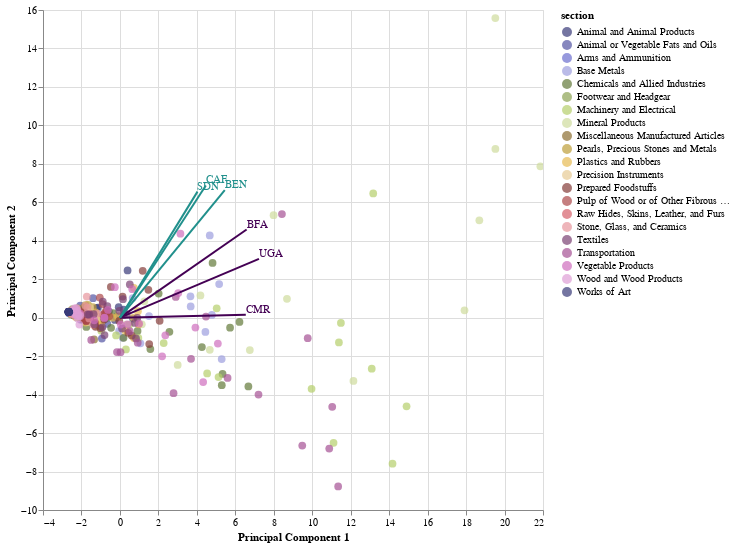

Write notebook code for a chart like this one.
### Code cell
biplot_PCA(country_features, 10, 1, 2, obs='section', show_loadings=True)

### Figure 1 — Vega-Lite specification as saved in the notebook (floating-point values rounded to 4 significant figures; data arrays with more than 128 entries replaced by an {"elided": "..."} marker saying what was removed)
{"config": {"view": {"continuousWidth": 400, "continuousHeight": 300}}, "layer": [{"data": {"name": "data-b50e50a4d8a2dcb98e33d9a3cbfa6eca"}, "mark": {"type": "circle", "size": 60}, "encoding": {"color": {"type": "nominal", "field": "section", "legend": {"orient": "right"}, "scale": {"scheme": "category20b"}}, "tooltip": [{"type": "nominal", "field": "section"}, {"type": "nominal", "field": "year"}], "x": {"type": "quantitative", "axis": {"title": "Principal Component 1"}, "field": "PC1"}, "y": {"type": "quantitative", "axis": {"title": "Principal Component 2"}, "field": "PC2"}}, "selection": {"selector004": {"type": "interval", "bind": "scales", "encodings": ["x", "y"]}}}, {"data": {"name": "data-91f513b7f776fc8a465410cb55f80e94"}, "mark": {"type": "line", "color": "#440154FF"}, "encoding": {"detail": {"type": "nominal", "field": "index"}, "x": {"type": "quantitative", "field": "PC1"}, "y": {"type": "quantitative", "field": "PC2"}}, "height": 500, "width": 500}, {"data": {"name": "data-84cf0bc02c81da2ecf9c31ffbd080632"}, "mark": {"type": "line", "color": "#21908CFF"}, "encoding": {"detail": {"type": "nominal", "field": "index"}, "x": {"type": "quantitative", "field": "PC1"}, "y": {"type": "quantitative", "field": "PC2"}}, "height": 500, "width": 500}, {"data": {"name": "data-37ca2043fd7d54071a2df82468ae82ea"}, "mark": {"type": "text", "align": "left", "baseline": "bottom", "color": "#440154FF"}, "encoding": {"text": {"type": "nominal", "field": "index"}, "x": {"type": "quantitative", "field": "PC1"}, "y": {"type": "quantitative", "field": "PC2"}}}, {"data": {"name": "data-6499f6438574d5270ea606691b3eff27"}, "mark": {"type": "text", "align": "left", "baseline": "bottom", "color": "#21908CFF"}, "encoding": {"text": {"type": "nominal", "field": "index"}, "x": {"type": "quantitative", "field": "PC1"}, "y": {"type": "quantitative", "field": "PC2"}}}], "$schema": "https://vega.github.io/schema/vega-lite/v4.8.1.json", "datasets": {"data-b50e50a4d8a2dcb98e33d9a3cbfa6eca": {"elided": "357 records"}, "data-91f513b7f776fc8a465410cb55f80e94": [{"index": "CMR", "PC1": 6.545, "PC2": 0.1562}, {"index": "BFA", "PC1": 6.589, "PC2": 4.584}, {"index": "UGA", "PC1": 7.231, "PC2": 3.062}, {"index": "CMR", "PC1": 0.0, "PC2": 0.0}, {"index": "BFA", "PC1": 0.0, "PC2": 0.0}, {"index": "UGA", "PC1": 0.0, "PC2": 0.0}], "data-84cf0bc02c81da2ecf9c31ffbd080632": [{"index": "SDN", "PC1": 4.034, "PC2": 6.555}, {"index": "BEN", "PC1": 5.452, "PC2": 6.636}, {"index": "CAF", "PC1": 4.467, "PC2": 6.875}, {"index": "SDN", "PC1": 0.0, "PC2": 0.0}, {"index": "BEN", "PC1": 0.0, "PC2": 0.0}, {"index": "CAF", "PC1": 0.0, "PC2": 0.0}], "data-37ca2043fd7d54071a2df82468ae82ea": [{"index": "CMR", "PC1": 6.545, "PC2": 0.1562}, {"index": "BFA", "PC1": 6.589, "PC2": 4.584}, {"index": "UGA", "PC1": 7.231, "PC2": 3.062}], "data-6499f6438574d5270ea606691b3eff27": [{"index": "SDN", "PC1": 4.034, "PC2": 6.555}, {"index": "BEN", "PC1": 5.452, "PC2": 6.636}, {"index": "CAF", "PC1": 4.467, "PC2": 6.875}]}}
